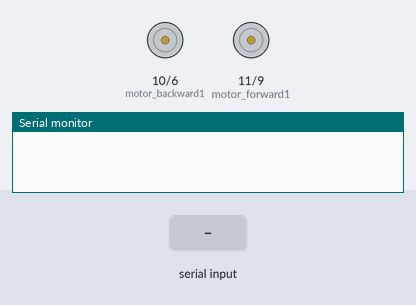
Recording of a sketch running on a simulated Arduino Uno, built with avr-gcc and run on an emulated ATmega328P. Parts: motor-driver pin pairs drawn as motors (green arrow = first pin HIGH = forward, orange = second pin HIGH = backward, longer = more drive), the last lines printed to the serial monitor. The test bench sets the inputs (shaded band).

Above: at 1.2 s.
1.3 s: "90,45\n" received over Serial
At 1.9 s:
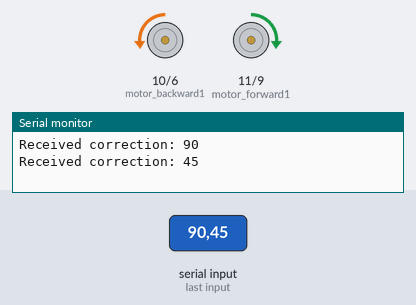
3.8 s: "30,150\n" received over Serial
At 4.6 s:
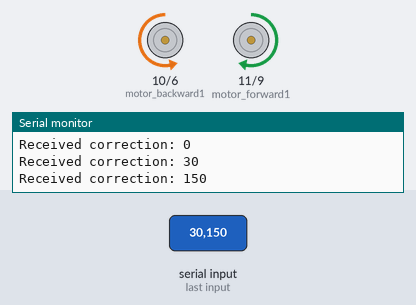
6.3 s: "200\n" received over Serial
At 6.8 s:
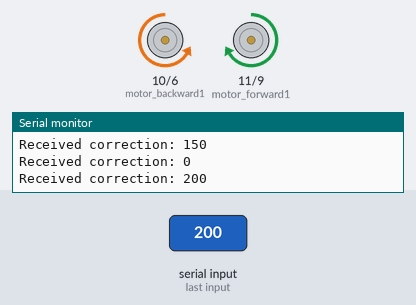
Timing chart, 0 to 9.3 s (numbered marks = the images above; inputs shaded):
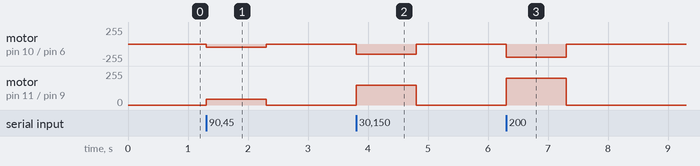

Measured:
- after the input at 1.3 s, motor on pin 10 (motor_backward1) / pin 6 (motor_backward2): stopped → backward 45/255 at once, → stopped 1.0 s later; motor on pin 11 (motor_forward1) / pin 9 (motor_forward2): stopped → forward 45/255 at once, → stopped 1.0 s later
- after the input at 3.8 s, motor on pin 10 (motor_backward1) / pin 6 (motor_backward2): stopped → backward 150/255 at once, → stopped 1.0 s later; motor on pin 11 (motor_forward1) / pin 9 (motor_forward2): stopped → forward 150/255 at once, → stopped 1.0 s later
- after the input at 6.3 s, motor on pin 10 (motor_backward1) / pin 6 (motor_backward2): stopped → backward 200/255 at once, → stopped 1.0 s later; motor on pin 11 (motor_forward1) / pin 9 (motor_forward2): stopped → forward 200/255 at once, → stopped 1.0 s later

The sketch:

pid_code.ino
```cpp
int motor_forward1 = 11;
int motor_backward1 = 10;
int motor_forward2 = 9;
int motor_backward2 = 6;

void setup() {
  pinMode(motor_forward1, OUTPUT);
  pinMode(motor_backward1, OUTPUT);
  pinMode(motor_forward2, OUTPUT);
  pinMode(motor_backward2, OUTPUT);

  Serial.begin(9600);
}

void loop() {
  if (Serial.available() > 0) {
    int correction = Serial.parseInt(); // Read integer value sent from Python/ROS

    int speed = constrain(abs(correction), 0, 255);

    if (correction > 0) {
      // Rotate right
      analogWrite(motor_forward1, speed);
      analogWrite(motor_backward1, 0);
      analogWrite(motor_forward2, 0);
      analogWrite(motor_backward2, speed);
    }
    else if (correction < 0) {
      // Rotate left
      analogWrite(motor_forward1, 0);
      analogWrite(motor_backward1, speed);
      analogWrite(motor_forward2, speed);
      analogWrite(motor_backward2, 0);
    }
    else {
      // Stop
      analogWrite(motor_forward1, 0);
      analogWrite(motor_backward1, 0);
      analogWrite(motor_forward2, 0);
      analogWrite(motor_backward2, 0);
    }

    // Optional: print received value for debugging
    Serial.print("Received correction: ");
    Serial.println(correction);
  }
}
```
